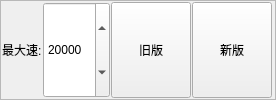
           <widget class="QFrame" name="frame_6">
            <property name="frameShape">
             <enum>QFrame::StyledPanel</enum>
            </property>
            <property name="frameShadow">
             <enum>QFrame::Plain</enum>
            </property>
            <layout class="QGridLayout" name="gridLayout_7">
             <property name="leftMargin">
              <number>1</number>
             </property>
             <property name="topMargin">
              <number>1</number>
             </property>
             <property name="rightMargin">
              <number>3</number>
             </property>
             <property name="bottomMargin">
              <number>1</number>
             </property>
             <property name="spacing">
              <number>1</number>
             </property>
             <item row="0" column="0">
              <widget class="QLabel" name="label_5">
               <property name="sizePolicy">
                <sizepolicy hsizetype="Fixed" vsizetype="Minimum">
                 <horstretch>0</horstretch>
                 <verstretch>0</verstretch>
                </sizepolicy>
               </property>
               <property name="text">
                <string>最大速:</string>
               </property>
              </widget>
             </item>
             <item row="0" column="1">
              <widget class="QSpinBox" name="spinBox_V_Max">
               <property name="sizePolicy">
                <sizepolicy hsizetype="Minimum" vsizetype="Minimum">
                 <horstretch>0</horstretch>
                 <verstretch>0</verstretch>
                </sizepolicy>
               </property>
               <property name="minimum">
                <number>1</number>
               </property>
               <property name="maximum">
                <number>999999999</number>
               </property>
               <property name="value">
                <number>20000</number>
               </property>
              </widget>
             </item>
             <item row="0" column="2">
              <widget class="QPushButton" name="pushButton_V_Max_old">
               <property name="sizePolicy">
                <sizepolicy hsizetype="Minimum" vsizetype="Minimum">
                 <horstretch>0</horstretch>
                 <verstretch>0</verstretch>
                </sizepolicy>
               </property>
               <property name="text">
                <string>旧版</string>
               </property>
              </widget>
             </item>
             <item row="0" column="3">
              <widget class="QPushButton" name="pushButton_V_Max_new">
               <property name="sizePolicy">
                <sizepolicy hsizetype="Minimum" vsizetype="Minimum">
                 <horstretch>0</horstretch>
                 <verstretch>0</verstretch>
                </sizepolicy>
               </property>
               <property name="text">
                <string>新版</string>
               </property>
              </widget>
             </item>
            </layout>
           </widget>
